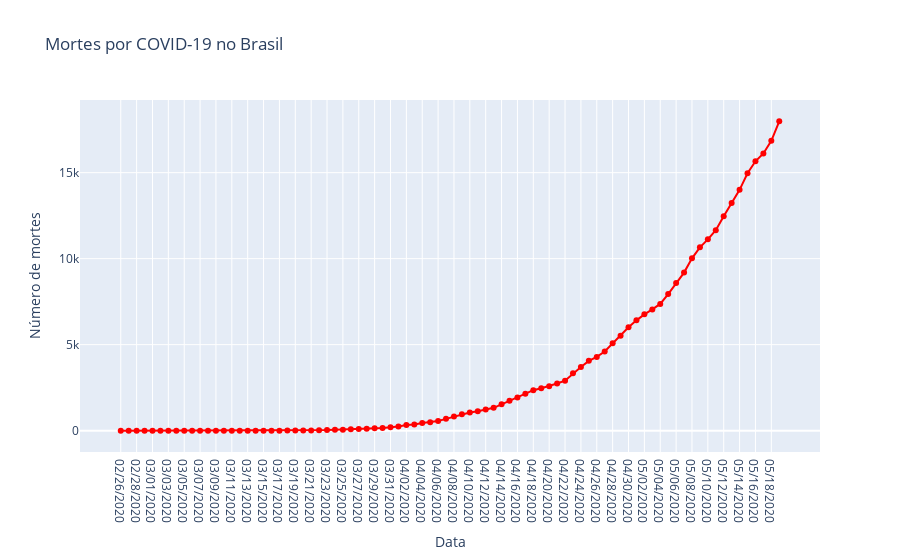

This figure's notebook cell:
### Code cell
fig = go.Figure()

fig.add_trace(
    go.Scatter(x=brasil.observationdate, y=brasil.deaths, name='Mortes', mode='lines+markers',
              line=dict(color='red'))
)
#Edita o layout
fig.update_layout(title='Mortes por COVID-19 no Brasil',
                   xaxis_title='Data',
                   yaxis_title='Número de mortes')
fig.show()

### Figure 1 — Plotly figure (JSON) as saved in the notebook; plotly's stock layout.template omitted (floating-point values rounded to 4 significant figures)
{"data": [{"line": {"color": "red"}, "mode": "lines+markers", "name": "Mortes", "type": "scatter", "x": ["02/26/2020", "02/27/2020", "02/28/2020", "02/29/2020", "03/01/2020", "03/02/2020", "03/03/2020", "03/04/2020", "03/05/2020", "03/06/2020", "03/07/2020", "03/08/2020", "03/09/2020", "03/10/2020", "03/11/2020", "03/12/2020", "03/13/2020", "03/14/2020", "03/15/2020", "03/16/2020", "03/17/2020", "03/18/2020", "03/19/2020", "03/20/2020", "03/21/2020", "03/22/2020", "03/23/2020", "03/24/2020", "03/25/2020", "03/26/2020", "03/27/2020", "03/28/2020", "03/29/2020", "03/30/2020", "03/31/2020", "04/01/2020", "04/02/2020", "04/03/2020", "04/04/2020", "04/05/2020", "04/06/2020", "04/07/2020", "04/08/2020", "04/09/2020", "04/10/2020", "04/11/2020", "04/12/2020", "04/13/2020", "04/14/2020", "04/15/2020", "04/16/2020", "04/17/2020", "04/18/2020", "04/19/2020", "04/20/2020", "04/21/2020", "04/22/2020", "04/23/2020", "04/24/2020", "04/25/2020", "04/26/2020", "04/27/2020", "04/28/2020", "04/29/2020", "04/30/2020", "05/01/2020", "05/02/2020", "05/03/2020", "05/04/2020", "05/05/2020", "05/06/2020", "05/07/2020", "05/08/2020", "05/09/2020", "05/10/2020", "05/11/2020", "05/12/2020", "05/13/2020", "05/14/2020", "05/15/2020", "05/16/2020", "05/17/2020", "05/18/2020", "05/19/2020"], "y": [0, 0, 0, 0, 0, 0, 0, 0, 0, 0, 0, 0, 0, 0, 0, 0, 0, 0, 0, 0, 1, 3, 6, 11, 15, 25, 34, 46, 59, 77, 92, 111, 136, 159, 201, 240, 324, 359, 445, 486, 564, 686, 819, 950, 1057, 1124, 1223, 1328, 1532, 1736, 1924, 2141, 2354, 2462, 2587, 2741, 2906, 3331, 3704, 4057, 4286, 4603, 5083, 5513, 6006, 6412, 6761, 7051, 7367, 7938, 8588, 9190, 10017, 10656, 11123, 11653, 12461, 13240, 13999, 14962, 15662, 16118, 16853, 17983]}], "layout": {"title": {"text": "Mortes por COVID-19 no Brasil"}, "xaxis": {"title": {"text": "Data"}}, "yaxis": {"title": {"text": "Número de mortes"}}}}
